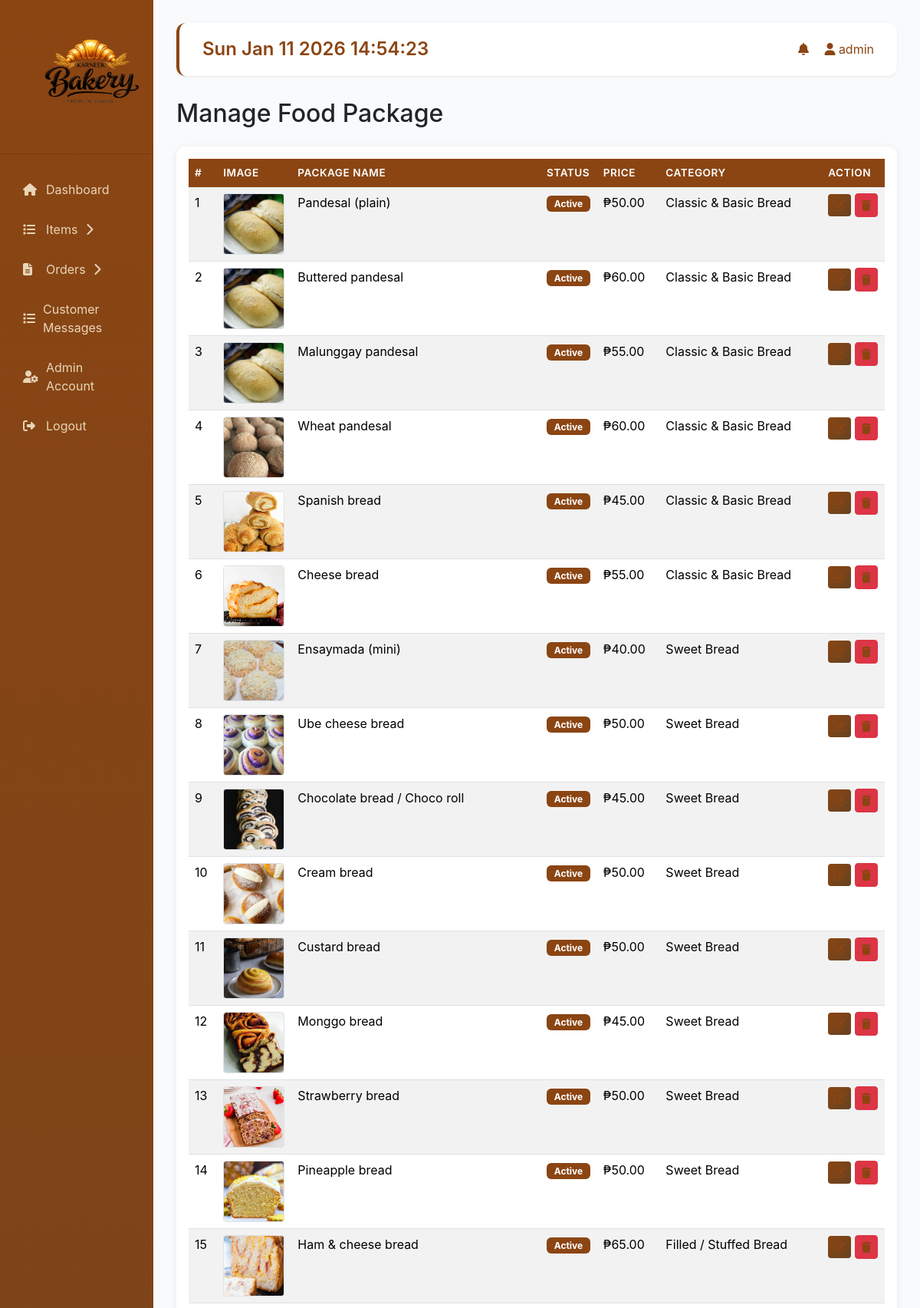
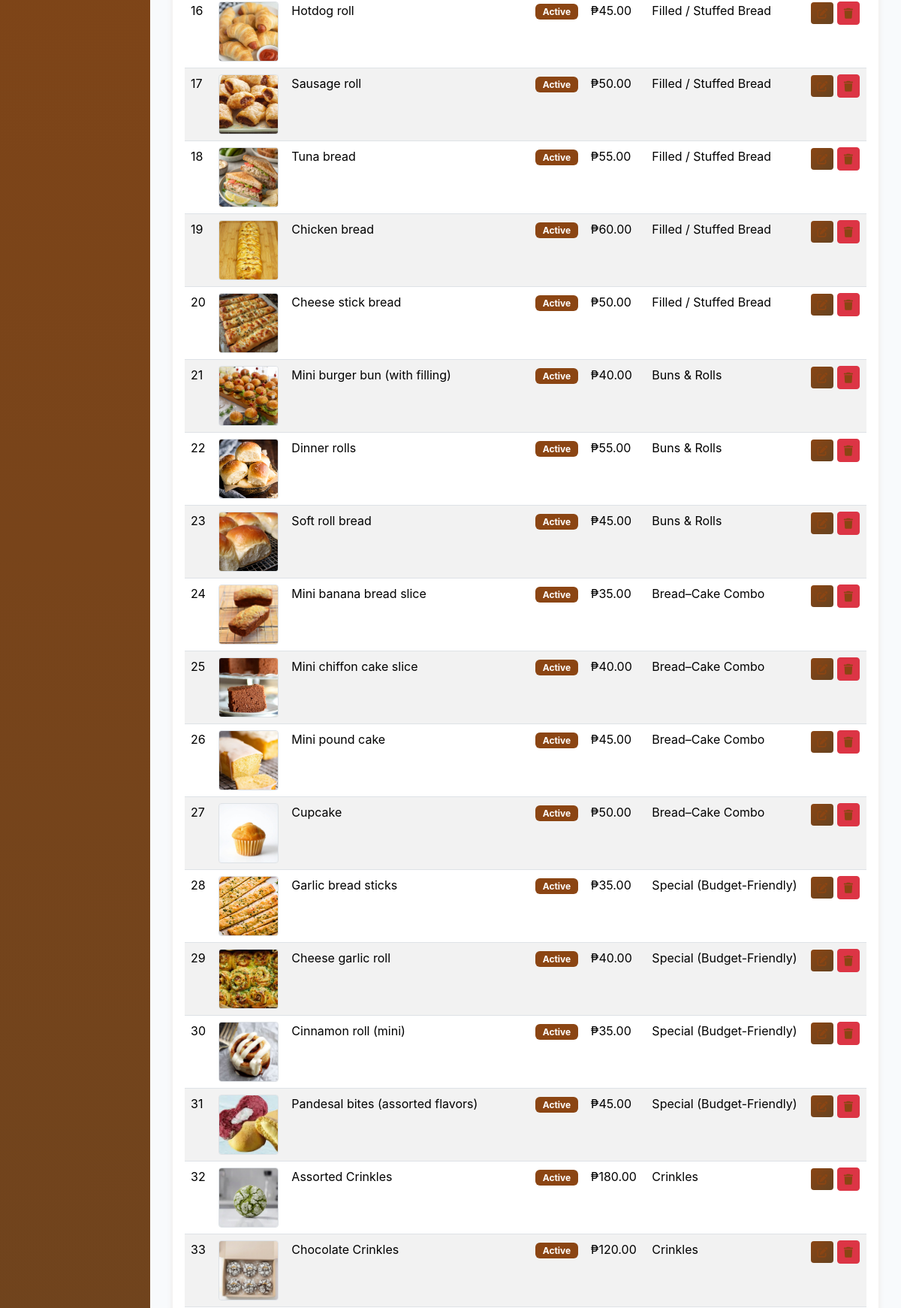
Screenshot of /backend/admin/manage-food-package.php (signed in, upper part) with the database file from the repository (2 pictures, top to bottom).
### tables this page shows
CREATE TABLE IF NOT EXISTS items (
    itemID INT AUTO_INCREMENT PRIMARY KEY,
    packageName VARCHAR(255) NOT NULL,
    foodDescription TEXT,
    itemContains TEXT,
    categoryID INT,
    itemImage VARCHAR(255),
    size VARCHAR(50),
    status VARCHAR(20) DEFAULT 'Active',
    suitableFor INT,
    price DECIMAL(10,2) NOT NULL,
    creationDate DATETIME DEFAULT CURRENT_TIMESTAMP,
    FOREIGN KEY (categoryID) REFERENCES categories(categoryID)
);

CREATE TABLE IF NOT EXISTS categories (
    categoryID INT AUTO_INCREMENT PRIMARY KEY,
    categoryName VARCHAR(255) NOT NULL,
    creationDate DATETIME DEFAULT CURRENT_TIMESTAMP
);

### backend/connect.php (called while the page is built, shortened)
<?php
  function executeQuery($query){
    $conn = $GLOBALS['conn'];
    return mysqli_query($conn, $query);
  }
?>

### backend/includes/bootstrap.php (called while the page is built, shortened)
<?php
require_once __DIR__ . '/../connect.php';
function app_path_prefix(int $depth = 0): string {
    return str_repeat('../', $depth);
}
function product_image_url(array $itemRow, int $depth = 0): string {
    $prefix = app_path_prefix($depth);
    $name = (string)($itemRow['packageName'] ?? '');
    $folder = find_frontend_image_folder_for_product_name($name);
    if ($folder !== null) {
        $baseDir = realpath(__DIR__ . '/../../frontend/images/' . $folder);
        if ($baseDir && is_dir($baseDir)) {
            $avoidBoxProducts = ['Wheat pandesal', 'Ube cheese bread'];
            $shouldAvoidBox = in_array($name, $avoidBoxProducts, true);
            $preferredImages = [];
            $otherImages = [];
            $it = new FilesystemIterator($baseDir, FilesystemIterator::SKIP_DOTS);
            foreach ($it as $fileInfo) {
                $ext = strtolower($fileInfo->getExtension());
                $fileName = strtolower($fileInfo->getFilename());
                $preferredImages[] = $fileInfo->getFilename();
            }
            if (!empty($preferredImages)) {
                return $prefix . 'frontend/images/' . $folder . '/' . $preferredImages[0];
            } elseif (!empty($otherImages)) {
                return $prefix . 'frontend/images/' . $folder . '/' . $otherImages[0];
            }
        }
    }
    return $prefix . 'frontend/images/placeholder.jpg';
}
function find_frontend_image_folder_for_product_name(string $productName): ?string {
    $baseDir = realpath(__DIR__ . '/../../frontend/images');
    $folders = [];
    $it = new FilesystemIterator($baseDir, FilesystemIterator::SKIP_DOTS);
    foreach ($it as $fileInfo) {
        if ($fileInfo->isDir()) {
            $folders[] = $fileInfo->getFilename();
        }
    }
    $q = strtolower(trim($productName));
    foreach ($folders as $folder) {
        $folderLower = strtolower($folder);
        if (strpos($folderLower, 'bread') !== false) {
            $subfolder = find_bread_subfolder_for_product($productName, $folder);
            if ($subfolder !== null) {
                return $folder . '/' . $subfolder;
            }
        }
    }
    return null;
}
function find_bread_subfolder_for_product(string $productName, string $breadFolder): ?string {
    $baseDir = realpath(__DIR__ . "/../../frontend/images/{$breadFolder}");
    $q = strtolower(trim($productName));
    $qTokens = preg_split('/[\s\(\)\–-]+/', $q, -1, PREG_SPLIT_NO_EMPTY);
    $bestMatch = null;
    $bestScore = 0;
    $search = function($dir, $relative = '') use (&$search, $q, $qTokens, &$bestMatch, &$bestScore) {
        $items = scandir($dir);
        foreach ($items as $item) {
            if ($item === '.' || $item === '..') continue;
            $path = $dir . DIRECTORY_SEPARATOR . $item;
            if (is_dir($path)) {
                $subfolderName = $item;
                $subLower = strtolower($subfolderName);
                $subTokens = preg_split('/[\s\(\)\–-]+/', $subLower, -1, PREG_SPLIT_NO_EMPTY);
                $score = 0;
                if ($subLower === $q) {
                    $score = 100;
                }
                foreach ($qTokens as $qt) {
                    if (strlen($qt) < 3) continue;
                    foreach ($subTokens as $st) {
                        if (strlen($st) < 3) continue;
                        if ($st === $qt) {
                            $score += 10;
                        } elseif (strpos($st, $qt) !== false || strpos($qt, $st) !== false) {
                            $score += 3;
                        }
                    }
                }
                if ($score > $bestScore) {
                    $bestScore = $score;
                    $bestMatch = ($relative ? $relative . '/' : '') . $subfolderName;
                }
            }
        }
    };
    return $bestMatch;
}

### backend/admin/manage-food-package.php (the view, shortened to what this page needs)
<?php
require_once __DIR__ . '/includes/bootstrap.php';
require_once __DIR__ . '/../includes/bootstrap.php';
include(__DIR__ . "/includes/header.php");
$query = "SELECT items.*, categories.categoryName FROM items
          LEFT JOIN categories ON items.categoryID = categories.categoryID
          ORDER BY items.creationDate DESC";
$result = executeQuery($query);
?>
<h2 class="mb-4">Manage Food Package</h2>
<div class="card">
  <div class="card-body">
    <table class="table table-striped">
      <thead>
        <tr>
          <th>#</th>
          <th>Image</th>
          <th>Package Name</th>
          <th>Status</th>
          <th>Price</th>
          <th>Category</th>
          <th>Action</th>
        </tr>
      </thead>
      <tbody>
        <?php
        $count = 1;
        while($row = mysqli_fetch_assoc($result)):
        ?>
        <tr>
          <td><?php echo $count++; ?></td>
          <td>
            <?php
            $imageUrl = function_exists('product_image_url') ? product_image_url($row, 2) : '../../frontend/images/placeholder.jpg';
            ?>
            <img src="<?php echo $imageUrl; ?>"
                 alt="<?php echo htmlspecialchars($row['packageName'], ENT_QUOTES, 'UTF-8'); ?>"
                 style="width: 80px; height: 80px; object-fit: cover; border-radius: 4px;"
                 class="border"
                 onerror="this.src='../../frontend/images/placeholder.jpg'">
          </td>
          <td><?php echo $row['packageName']; ?></td>
          <td>
            <span class="badge bg-<?php echo $row['status'] == 'Active' ? 'success' : 'secondary'; ?>">
              <?php echo $row['status']; ?>
            </span>
          </td>
          <td>₱<?php echo $row['price']; ?></td>
          <td><?php echo $row['categoryName']; ?></td>
          <td>
            <a href="edit-food-package.php?itemID=<?php echo $row['itemID']; ?>" class="btn btn-info btn-sm">
              <i class="fas fa-edit"></i>
            </a>
            <form method="POST" class="d-inline">
              <button type="submit" class="btn btn-danger btn-sm" onclick="return confirm('Are you sure?')">
                <i class="fas fa-trash"></i>
              </button>
            </form>
          </td>
        </tr>
        <?php endwhile; ?>
      </tbody>
    </table>
  </div>
</div>
<?php include(__DIR__ . "/includes/footer.php"); ?>

### frontend/css/admin-style.css (style rules this page uses)
:root { --brown-primary: #8B4513; --brown-dark: #654321; --brown-light: #D4A574; --brown-lighter: #E8D5B7; --brown-accent: #CDBA96; }
body { background-color: #faf9f7; font-family: -apple-system, BlinkMacSystemFont, 'Segoe UI', Roboto, 'Helvetica Neue', Arial, sans-serif; }
.btn-primary, .btn-success, .btn-info { background: linear-gradient(135deg, var(--brown-primary), var(--brown-dark)); border: none; color: #fff; transition: all 0.3s ease; }
.table thead th { background-color: var(--brown-primary); color: #fff; border: none; font-weight: 600; text-transform: uppercase; font-size: 0.85rem; letter-spacing: 0.5px; }
.table-striped tbody tr:nth-of-type(odd) { background-color: #faf9f7; }
.card { border: none; box-shadow: 0 2px 8px rgba(139, 69, 19, 0.1); border-radius: 12px; }
.badge { padding: 0.4em 0.8em; }
.badge.bg-primary, .badge.bg-success { background-color: var(--brown-primary) !important; }
a { color: var(--brown-primary); transition: color 0.3s ease; }
i.fas, i.far, i.fab { color: var(--brown-primary); }

### rows the page displays
items: packageName (picture), packageName "Pandesal (plain)", status "Active", price "50.00", categoryID.categoryName "Classic & Basic Bread"
items: packageName "Buttered pandesal", status "Active", price "60.00", categoryID.categoryName "Classic & Basic Bread"
items: packageName "Malunggay pandesal", status "Active", price "55.00", categoryID.categoryName "Classic & Basic Bread"
items: packageName (picture), packageName "Wheat pandesal", status "Active", price "60.00", categoryID.categoryName "Classic & Basic Bread"
items: packageName (picture), packageName "Spanish bread", status "Active", price "45.00", categoryID.categoryName "Classic & Basic Bread"
items: packageName (picture), packageName "Cheese bread", status "Active", price "55.00", categoryID.categoryName "Classic & Basic Bread"
items: packageName (picture), packageName "Ensaymada (mini)", status "Active", price "40.00", categoryID.categoryName "Sweet Bread"
items: packageName (picture), packageName "Ube cheese bread", status "Active", price "50.00", categoryID.categoryName "Sweet Bread"
items: packageName (picture), packageName "Chocolate bread / Choco roll", status "Active", price "45.00", categoryID.categoryName "Sweet Bread"
items: packageName (picture), packageName "Cream bread", status "Active", price "50.00", categoryID.categoryName "Sweet Bread"
items: packageName (picture), packageName "Custard bread", status "Active", price "50.00", categoryID.categoryName "Sweet Bread"
items: packageName (picture), packageName "Monggo bread", status "Active", price "45.00", categoryID.categoryName "Sweet Bread"
items: packageName (picture), packageName "Strawberry bread", status "Active", price "50.00", categoryID.categoryName "Sweet Bread"
items: packageName (picture), packageName "Pineapple bread", status "Active", price "50.00", categoryID.categoryName "Sweet Bread"
items: packageName (picture), packageName "Ham & cheese bread", status "Active", price "65.00", categoryID.categoryName "Filled / Stuffed Bread"
items: packageName (picture), packageName "Hotdog roll", status "Active", price "45.00", categoryID.categoryName "Filled / Stuffed Bread"
items: packageName (picture), packageName "Sausage roll", status "Active", price "50.00", categoryID.categoryName "Filled / Stuffed Bread"
items: packageName (picture), packageName "Tuna bread", status "Active", price "55.00", categoryID.categoryName "Filled / Stuffed Bread"
items: packageName (picture), packageName "Chicken bread", status "Active", price "60.00", categoryID.categoryName "Filled / Stuffed Bread"
items: packageName (picture), packageName "Cheese stick bread", status "Active", price "50.00", categoryID.categoryName "Filled / Stuffed Bread"
items: packageName (picture), packageName "Mini burger bun (with filling)", status "Active", price "40.00", categoryID.categoryName "Buns & Rolls"
items: packageName (picture), packageName "Dinner rolls", status "Active", price "55.00", categoryID.categoryName "Buns & Rolls"
items: packageName (picture), packageName "Soft roll bread", status "Active", price "45.00", categoryID.categoryName "Buns & Rolls"
items: packageName (picture), packageName "Mini banana bread slice", status "Active", price "35.00", categoryID.categoryName "Bread–Cake Combo"
items: packageName (picture), packageName "Mini chiffon cake slice", status "Active", price "40.00", categoryID.categoryName "Bread–Cake Combo"
items: packageName (picture), packageName "Mini pound cake", status "Active", price "45.00", categoryID.categoryName "Bread–Cake Combo"
items: packageName (picture), packageName "Cupcake", status "Active", price "50.00", categoryID.categoryName "Bread–Cake Combo"
items: packageName (picture), packageName "Garlic bread sticks", status "Active", price "35.00", categoryID.categoryName "Special (Budget-Friendly)"
items: packageName (picture), packageName "Cheese garlic roll", status "Active", price "40.00", categoryID.categoryName "Special (Budget-Friendly)"
items: packageName (picture), packageName "Cinnamon roll (mini)", status "Active", price "35.00", categoryID.categoryName "Special (Budget-Friendly)"
items: packageName (picture), packageName "Pandesal bites (assorted flavors)", status "Active", price "45.00", categoryID.categoryName "Special (Budget-Friendly)"
items: packageName (picture), packageName "Assorted Crinkles", status "Active", price "180.00", categoryID.categoryName "Crinkles"
items: packageName (picture), packageName "Chocolate Crinkles", status "Active", price "120.00", categoryID.categoryName "Crinkles"

### other values shown
$_SESSION['adminUsername'] "admin"
